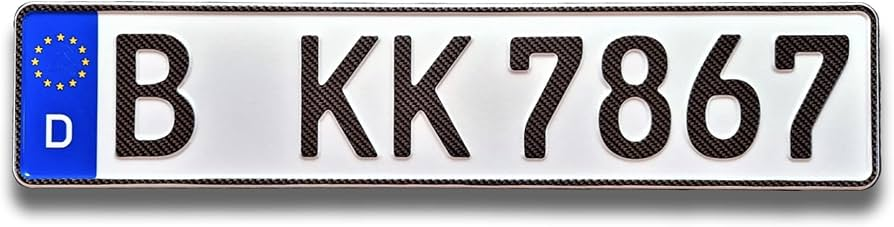
#> input picture Assets/Image/new number plate clean.jpg, 894 x 227 px, found by its file name
$ python TextExtractor.py
#> lines starting #> are read from the running program, lines starting #| are printed output that depends on the picture; after the words box and inside, x2 and y2 are one past the last pixel; in counts of white or black regions, pixels touching at a corner belong together
import cv2 as cv
import numpy as np
import pytesseract as pyt
#read image.
image=cv.imread(r'C:\Users\raghu\OneDrive\Documents\OpenCV\projects\Text extraction in License Plate\assets\Images\new number plate clean.jpg')
#> image is the input picture: shape (227, 894, 3); mean B, G, R 177.4, 167.6, 167.8

#raise a value error if you can't read the image.
if image is None:
    raise ValueError("\033[31m [ATTENTION] COUDN'T ABLE TO FIND THE IMAGE\033[0m")
    exit()
else:
    print("\033[92m SUCCESS IMAGE IS SUCCESSFULLY READ \033[0m")

#Convert the image to Gray Scale Image
gray=cv.cvtColor(image,cv.COLOR_BGR2GRAY)
# Apply a mask to remove the top and bottom text (like 'California' and 'dmv.ca.gov')
# Masking the top
height, width = gray.shape
#> height = 227; width = 894
mask = np.ones((height, width), dtype=np.uint8) * 255  # Create a white mask
cv.rectangle(mask, (0, 0), (width, int(height*0.1)), 0, -1)  # Black out top part
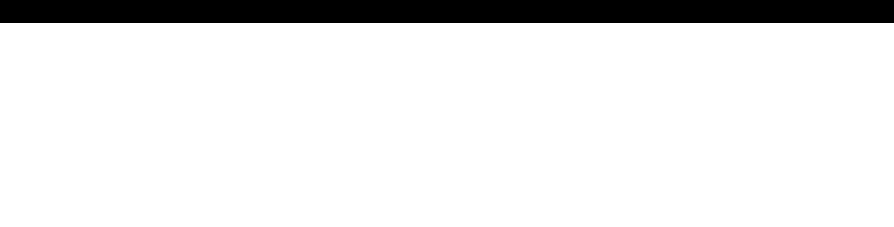
#> mask: shape (227, 894); 89.9% white; 1 black region, box (x1, y1, x2, y2) and area: (0, 0, 894, 23) 20562
cv.rectangle(mask, (0, int(height*0.855)), (width, height), 0, -1)  # Black out bottom part
cv.rectangle(mask, (0, 0), (int(width * 0.12), height), 0, -1)  # Black out left side
cv.rectangle(mask,(int(width*0.95),0),(width,height),0,-1) # Black out Right side
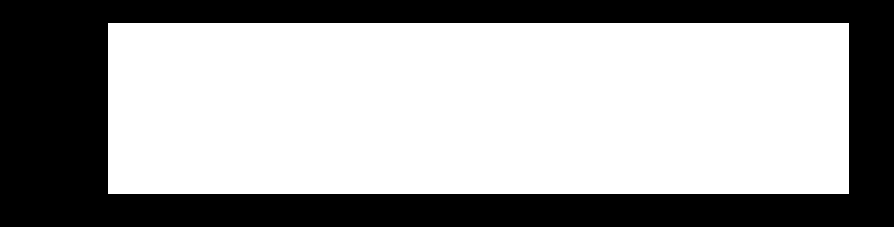
#> mask: shape (227, 894); 62.4% white; 1 black region, box (x1, y1, x2, y2) and area: (0, 0, 894, 227) 76227

# Apply mask to image
masked_img = cv.bitwise_and(gray, mask)
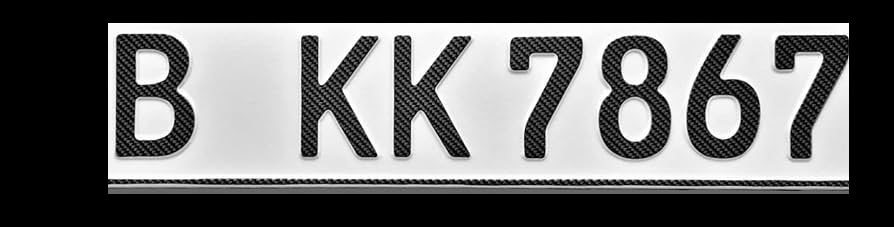
#> masked_img: shape (227, 894); min 0, max 255, mean 107.3

# Apply Gaussian Blur to reduce noise
gray_Gblur = cv.GaussianBlur(masked_img, (5, 5), 0)
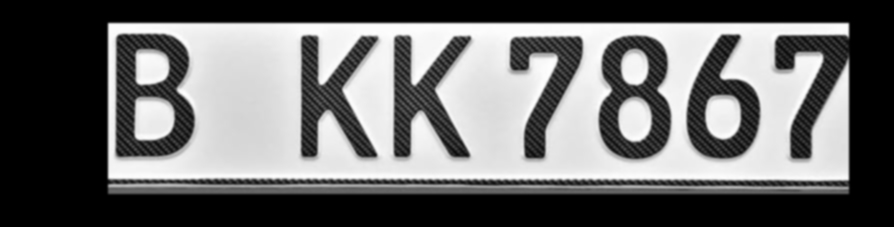
#> gray_Gblur: shape (227, 894); min 0, max 255, mean 107.3

#Applying adaptive thresholding for better results in variable lighting.
#syntax = cv2.adaptiveThreshold(source image, maxValue, adaptiveMethod, thresholdType, blockSize, C)
threshold=cv.adaptiveThreshold(gray_Gblur,255,cv.ADAPTIVE_THRESH_GAUSSIAN_C,cv.THRESH_BINARY_INV,15,3)
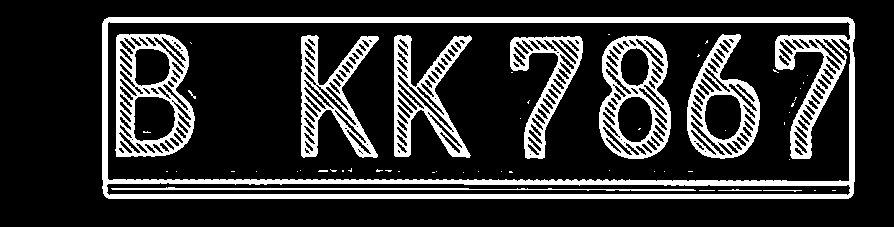
#> threshold: shape (227, 894); 19.1% white; 56 white regions (45 under 20 px), largest, box (x1, y1, x2, y2) and area: (102, 17, 855, 199) 16700, (115, 34, 195, 157) 4200, (599, 35, 671, 159) 3749

#Applying Erosion to reduce noise.
kernel = np.ones((2, 2), np.uint8) #setting up the structured element matrix. which slides over each pixel of the image and erode it.
eroded_img = cv.erode(threshold, kernel, iterations=1)
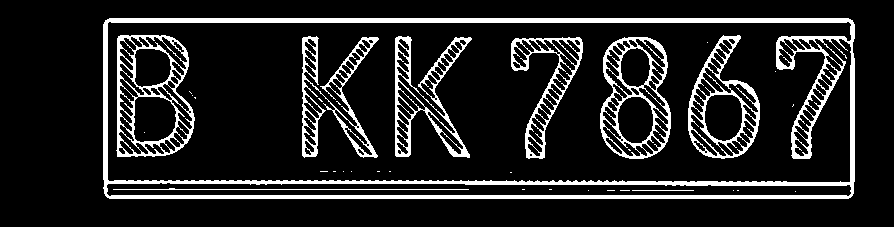
#> eroded_img: shape (227, 894); 13.3% white; 34 white regions (25 under 20 px), largest, box (x1, y1, x2, y2) and area: (103, 18, 855, 199) 13057, (116, 35, 195, 157) 2746, (600, 37, 671, 159) 2462
#kernel = np.ones((8, 8), np.uint8)
#Applying dilation to thicken the edges
dilated_img = cv.dilate(eroded_img, kernel, iterations=3)
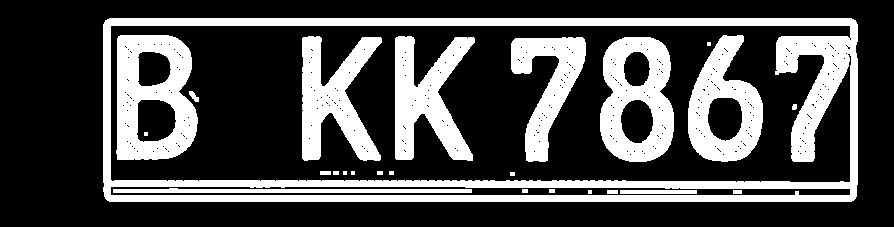
#> dilated_img: shape (227, 894); 29% white; 25 white regions (5 under 20 px), largest, box (x1, y1, x2, y2) and area: (103, 18, 858, 202) 23706, (116, 35, 198, 160) 6642, (600, 37, 674, 162) 5928
#OCR for extracting text from dilated image
#> (the run stopped early here; a loop or call above may not have finished)
